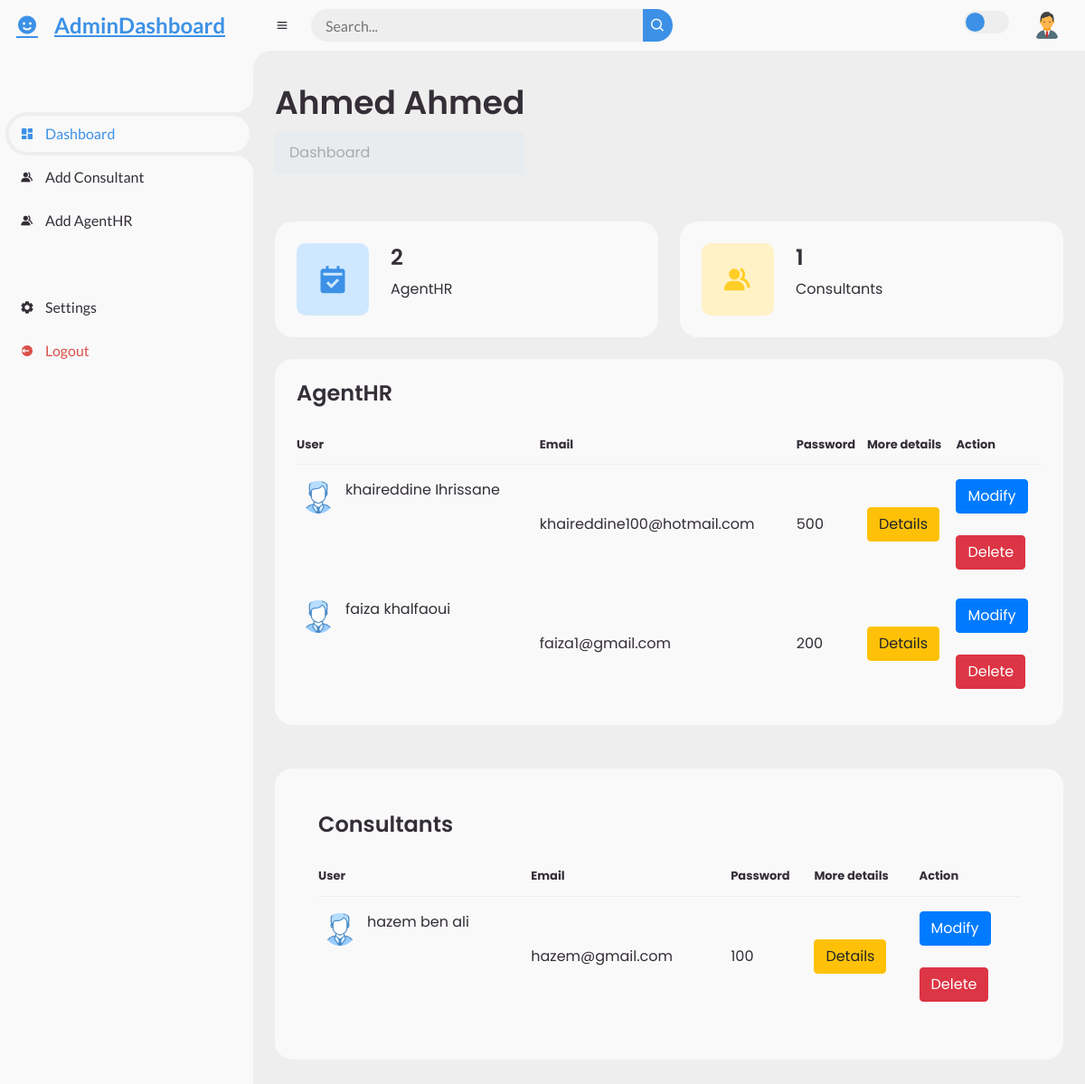
Page /frontend/AdminDashboard.php on the committed database.
### tables this page shows
CREATE TABLE `hr_agents` (
  `hr_agent_id` int(11) NOT NULL,
  `first_name` varchar(50) NOT NULL,
  `last_name` varchar(50) NOT NULL,
  `email` varchar(50) NOT NULL,
  `pass` varchar(100) NOT NULL
);

CREATE TABLE `consultants` (
  `consultant_id` int(11) NOT NULL,
  `first_name` varchar(50) NOT NULL,
  `last_name` varchar(50) NOT NULL,
  `cin` varchar(8) NOT NULL,
  `date_of_birth` date NOT NULL,
  `place_of_birth` varchar(100) NOT NULL,
  `country_of_residence` varchar(100) NOT NULL,
  `email` varchar(100) NOT NULL,
  `pass` varchar(100) NOT NULL,
  `confpassword` varchar(100) NOT NULL,
  `registration_date` timestamp NOT NULL DEFAULT current_timestamp(),
  `status` varchar(100) NOT NULL DEFAULT '''pending'''
);

### database/config.php (called while the page is built, shortened)
<?php
abstract class Connexion {
function __construct()
{
$this->pdo =new PDO('mysql:host=localhost;dbname=gestion_consultants','root','');
}
}
?>

### controllers/AdminController.php (called while the page is built, shortened)
<?php
include_once('../database/config.php');
class AdminController extends Connexion
{
function AdminList()
    {
        $query = "SELECT * FROM admin";
        $stmt = $this->pdo->prepare($query);
        $stmt->execute();
        return $stmt;
    }
}
?>

### controllers/AgentController.php (called while the page is built, shortened)
<?php
include_once('../database/config.php');
class AgentController extends Connexion
{
    function agentListe()
    {
        $query = "SELECT * FROM hr_agents";
        $stmt = $this->pdo->prepare($query);
        $stmt->execute();
        return $stmt;
    }
}
?>

### controllers/ConsultantController.php (called while the page is built, shortened)
<?php
include_once('../database/config.php');
class ConsultantController extends Connexion
{
    function consultantList()
    {
        $query = "SELECT * FROM consultants";
        $stmt = $this->pdo->prepare($query);
        $stmt->execute();
        return $stmt;
    }
}
?>

### frontend/AdminDashboard.php (the view, shortened to what this page needs)
<?php
include_once('../database/config.php');
include_once('../controllers/AdminController.php');
include_once('../controllers/ConsultantController.php');
include_once('../controllers/AgentController.php');
$adminController = new AdminController();
$admin = $adminController->AdminList();
$consultantController = new ConsultantController();
$consultants=$consultantController->consultantList();
$rowCountCons = $consultants->rowCount();
$agentController = new AgentController();
$agents=$agentController->agentListe();
$rowCountAg = $agents->rowCount();
if ($admin && $admin->rowCount() > 0) {
    $row = $admin->fetch(PDO::FETCH_ASSOC);
	$id = $row['id'];
    $username = $row['username'];
} else {
    echo "error.";
}
?>
<!DOCTYPE html>
<html lang="en">
<head>
	<link href='https://unpkg.com/boxicons@2.0.9/css/boxicons.min.css' rel='stylesheet'>
    <link rel="stylesheet" href="https://maxcdn.bootstrapcdn.com/bootstrap/4.5.2/css/bootstrap.min.css">
	<link rel="stylesheet" href="css/styleDash.css">
</head>
<body>
	<section id="sidebar">
		<a href="#" class="brand">
			<i class='bx bxs-smile'></i>
			<span class="text">AdminDashboard</span>
		</a>
		<ul class="side-menu top">
			<li class="active">
				<a href="#">
					<i class='bx bxs-dashboard' ></i>
					<span class="text">
                    Dashboard
                </span>
				</a>
			</li>
			<li>
				<a href="ConsultantRegist.php">
                    <i class='bx bxs-group' ></i>
					<span class="text">Add Consultant</span>
				</a>
			</li>
			<li>
				<a href="AgenRegist.php">
					<i class='bx bxs-group' ></i>
					<span class="text">Add AgentHR</span>
				</a>
			</li>
		</ul>
		<ul class="side-menu">
			<li>
				<a href="SettingsAdmin.php?id=<?= $id; ?>">
					<i class='bx bxs-cog' ></i>
					<span class="text">Settings</span>
				</a>
			</li>
			<li>
				<a href="logout.php" class="logout">
					<i class='bx bxs-log-out-circle' ></i>
					<span class="text">Logout</span>
				</a>
			</li>
		</ul>
	</section>
	<section id="content">
		<nav>
			<i class='bx bx-menu'></i>
			<form action="#">
				<div class="form-input">
					<input type="search" id="searchInput" placeholder="Search..." onkeyup="filterTable()">
					<button type="button" class="search-btn"><i class='bx bx-search' ></i></button>
				</div>
			</form>
			<label for="switch-mode" class="switch-mode"></label>
			<a href="#" class="profile">
				<img src="assets/user.png">
			</a>
		</nav>
		<main>
			<div class="head-title">
				<div class="left">
					<h1><?php
                        echo $username;
                    ?></h1>
					<ul class="breadcrumb">
						<li>
							<a href="AdminDashboard.php">Dashboard</a>
						</li>
					</ul>
				</div>
			</div>
			<ul class="box-info">
				<li>
					<i class='bx bxs-calendar-check' ></i>
					<span class="text">
						<h3><?php echo $rowCountAg; ?></h3>
						<p>AgentHR</p>
					</span>
				</li>
				<li class="cons">
					<i class='bx bxs-group' ></i>
					<span class="text">
						<h3><?php echo $rowCountCons; ?></h3>
						<p>Consultants</p>
					</span>
				</li>
			</ul>
			<div class="table-data">
				<div class="order">
					<div class="head">
						<h3>AgentHR</h3>
					</div>
					<table id="agentTable">
						<thead>
							<tr>
								<th>User</th>
								<th>Email</th>
								<th>Password</th>
								<th>More details</th>
								<th>Action</th>
							</tr>
						</thead>
						<tbody>
                        <?php
                            foreach ($agents as $ag) : ?>
							<tr>
								<td>
									<img src="assets/userLi.png">
									<p><?php echo $ag['first_name'] .' '.$ag['last_name'] ?></p>
								</td>
								<td><?php echo $ag['email']?></td>
								<td><?php echo $ag['pass']?></td>
								<td>
									<form action="ListeAgents.php" method="get">
                                            <button type="submit" class="btn btn-warning">Details</button>
                                    </form>
								</td>
								<td>
                                <div class="disp">
                                        <form action="ModifyAgent.php" method="post">
                                            <button type="submit" class="btn btn-primary">Modify</button>
                                        </form>&nbsp;&nbsp;&nbsp;&nbsp;&nbsp;
                                    <form method="post" action="DeleteAgent.php">
                                        <button type="submit" class="btn btn-danger" name="del">Delete</button>
                                    </form>
                                </div>
                                </td>
							</tr>
                            <?php endforeach;?>
						</tbody>
					</table>
				</div>
				<div class="table-data">
				<div class="order">
					<div class="head">
						<h3>Consultants</h3>
					</div>
					<table id="consultantTable">
						<thead>
							<tr>
								<th>User</th>
								<th>Email</th>
								<th>Password</th>
								<th>More details</th>
								<th>Action</th>
							</tr>
						</thead>
						<tbody>
                        <?php
                            foreach ($consultants as $cons) : ?>
							<tr>
								<td>
									<img src="assets/userLi.png">
									<p><?php echo $cons['first_name'] .' '.$cons['last_name'] ?></p>
								</td>
								<td><?php echo $cons['email']?></td>
								<td><?php echo $cons['pass']?></td>
								<td>
									<form action="ListeConsultants.php" method="get">
                                            <button type="submit" class="btn btn-warning">Details</button>
                                    </form>
								</td>
								<td>
								<div class="disp">
                        		<form action="ModifyCons.php" method="post">
                            		<button type="submit" class="btn btn-primary">Modify</button>
                        		</form>&nbsp;&nbsp;&nbsp;&nbsp;&nbsp;
                        		<form method="post" action="DeleteCons.php">
                            		<button type="submit" class="btn btn-danger" name="del">Delete</button>
                        		</form>
                    		</div>
                                </td>
							</tr>
                            <?php endforeach;?>
						</tbody>
					</table>
				</div>
		</main>
	</section>
</body>
</html>

### rows in the picture
hr_agents: first_name "khaireddine", last_name "Ihrissane", email "khaireddine100@hotmail.com", pass "500"
hr_agents: first_name "faiza", last_name "khalfaoui", email "faiza1@gmail.com", pass "200"
consultants: first_name "hazem", last_name "ben ali", email "hazem@gmail.com", pass "100"

### other values in the picture
$username "Ahmed Ahmed"
$rowCountAg "2"
$rowCountCons "1"
